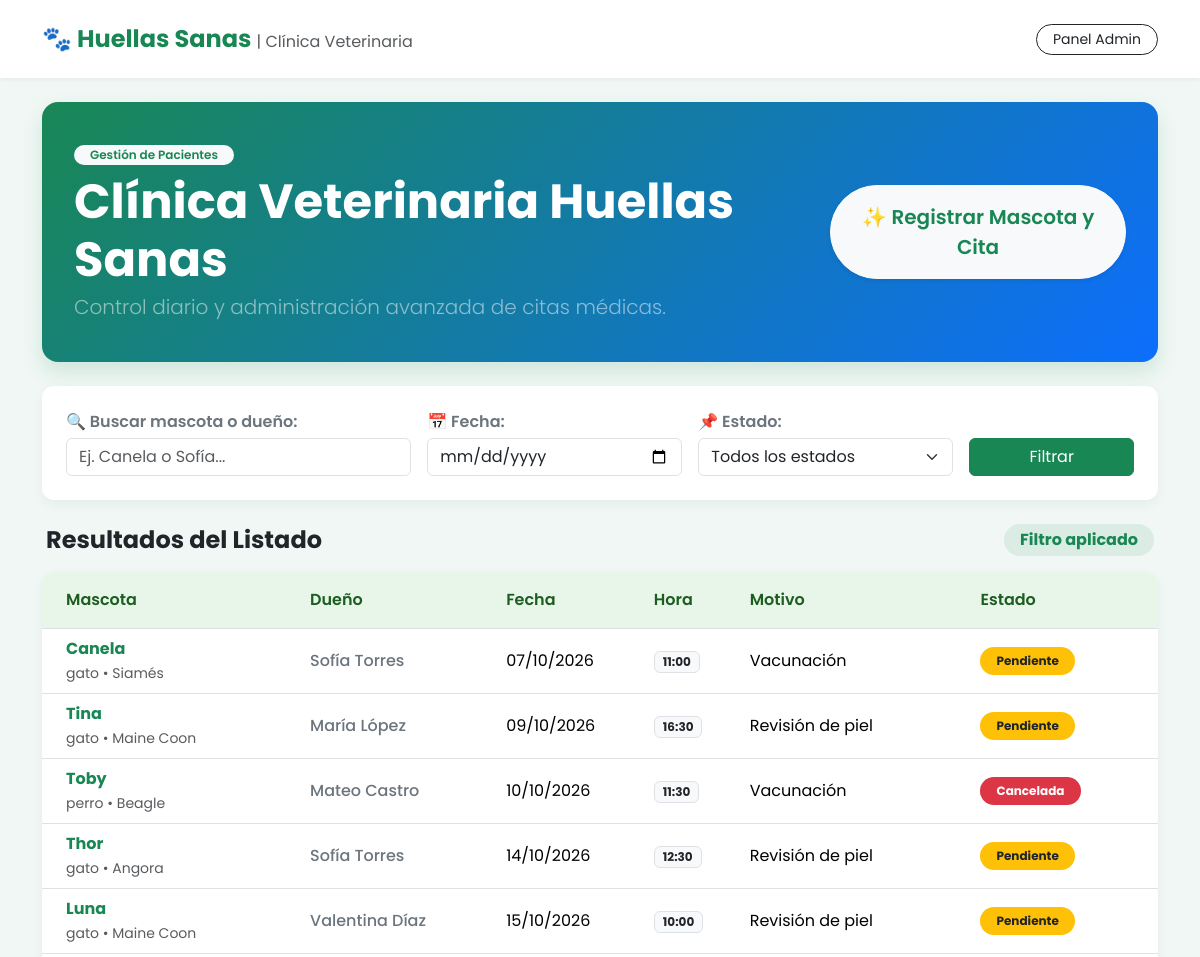
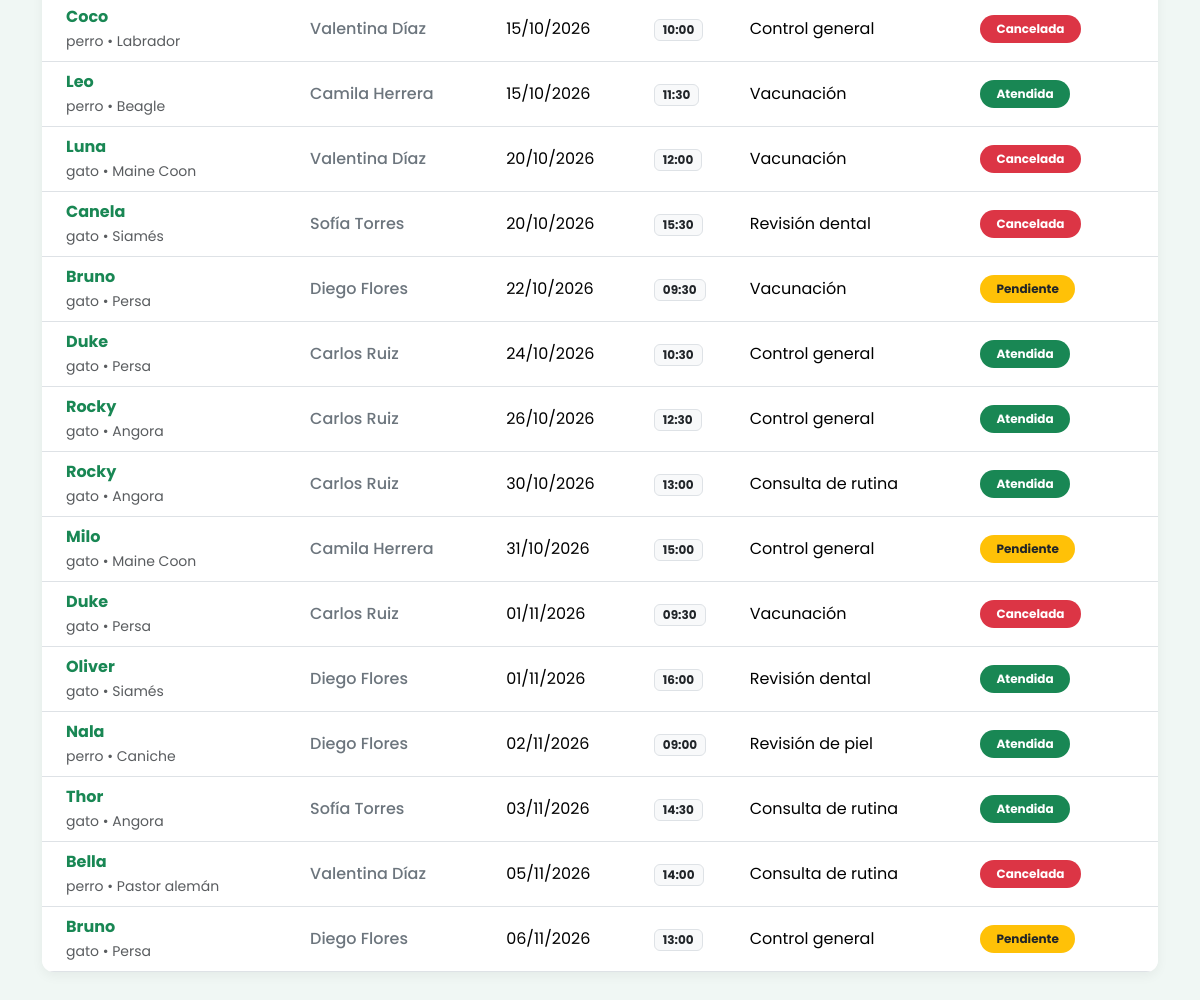
The app's page /mascotas/ with its own data (2 pictures, top to bottom).
### mascotas/models.py (models this page shows, shortened)
class Cita(models.Model):
    ESTADOS_CHOICES = [
        ("pendiente", "Pendiente"),
        ("atendida", "Atendida"),
        ("cancelada", "Cancelada"),
    ]
    mascota = models.ForeignKey(Mascota, on_delete=models.CASCADE)
    fecha = models.DateField()
    hora = models.TimeField()
    motivo = models.TextField()
    estado = models.CharField(
        max_length=20,
        choices=ESTADOS_CHOICES,
        default="pendiente",
    )

class Mascota(models.Model):
    nombre = models.CharField(max_length=255)
    especie = models.CharField(max_length=255)
    raza = models.CharField(max_length=255)
    nombre_dueno = models.CharField(max_length=255)

### mascotas/views.py (the view, shortened to what this page needs)
# urls.py: path('', views.listado_citas, name='citas'),
def listado_citas(request):
    fecha_parametro = request.GET.get("fecha")
    busqueda = request.GET.get("q", "").strip()
    estado_parametro = request.GET.get("estado", "").strip()
    error_fecha = None
    fecha_obj = None
    citas = Cita.objects.select_related("mascota").order_by("fecha", "hora")
    if busqueda:
        citas = citas.filter(
            Q(mascota__nombre__icontains=busqueda)
            | Q(mascota__nombre_dueno__icontains=busqueda)
        )
    if estado_parametro:
        citas = citas.filter(estado=estado_parametro)
    return render(
        request,
        "mascotas/listado_citas.html",
        {
            "citas": citas,
            "fecha": fecha_obj,
            "fecha_parametro": fecha_parametro,
            "busqueda": busqueda,
            "estado_parametro": estado_parametro,
            "error_fecha": error_fecha,
        },
    )

### mascotas/templates/mascotas/listado_citas.html (shortened to what this page needs)
<!doctype html>
<html lang="es">
<head>
    <link href="https://cdn.jsdelivr.net/npm/bootstrap@5.3.3/dist/css/bootstrap.min.css" rel="stylesheet">
</head>
<body>
    <nav class="navbar navbar-expand-lg navbar-light py-3 mb-4">
        <div class="container">
            <a class="navbar-brand fw-bold text-success fs-4" href="{% url 'citas' %}">
                🐾 Huellas Sanas <span class="text-muted fs-6 fw-normal">| Clínica Veterinaria</span>
            </a>
            <div class="ms-auto">
                <a href="/admin/" class="btn btn-outline-dark btn-sm rounded-pill px-3" target="_blank">Panel Admin</a>
            </div>
        </div>
    </nav>
    <main class="container pb-5">
        <div class="hero-banner mb-4 d-flex flex-column flex-md-row justify-content-between align-items-md-center gap-3">
            <div>
                <span class="badge bg-light text-success fw-semibold mb-2 px-3 py-1 rounded-pill">Gestión de Pacientes</span>
                <h1 class="display-5 fw-bold mb-1">Clínica Veterinaria Huellas Sanas</h1>
                <p class="lead text-white-50 mb-0">Control diario y administración avanzada de citas médicas.</p>
            </div>
            <div>
                <a class="btn btn-light btn-lg fw-semibold text-success shadow-sm px-4 py-3 rounded-pill" href="{% url 'registrar' %}">
                    ✨ Registrar Mascota y Cita
                </a>
            </div>
        </div>
        <section class="card mb-4 p-4">
            <form method="get" class="row g-3 align-items-end">
                <div class="col-12 col-md-4">
                    <label class="form-label fw-semibold text-secondary mb-1" for="q">🔍 Buscar mascota o dueño:</label>
                    <input class="form-control" type="text" id="q" name="q" value="{{ busqueda|default:'' }}" placeholder="Ej. Canela o Sofía...">
                </div>
                <div class="col-12 col-sm-6 col-md-3">
                    <label class="form-label fw-semibold text-secondary mb-1" for="fecha">📅 Fecha:</label>
                    <input class="form-control" type="date" id="fecha" name="fecha" value="{{ fecha_parametro|default:'' }}">
                </div>
                <div class="col-12 col-sm-6 col-md-3">
                    <label class="form-label fw-semibold text-secondary mb-1" for="estado">📌 Estado:</label>
                    <select class="form-select" id="estado" name="estado">
                        <option value="">Todos los estados</option>
                    </select>
                </div>
                <div class="col-12 col-md-2 d-flex gap-2">
                    <button class="btn btn-success w-100" type="submit">Filtrar</button>
                </div>
            </form>
        </section>
        {% if error_fecha %}
            <div class="alert alert-danger shadow-sm border-0" role="alert">{{ error_fecha }}</div>
        {% else %}
            <div class="d-flex justify-content-between align-items-center mb-3 px-1">
                <h2 class="h4 fw-bold text-dark mb-0">Resultados del Listado</h2>
                <span class="badge bg-success bg-opacity-10 text-success fs-6 px-3 py-2 rounded-pill">Filtro aplicado</span>
            </div>
            <div class="card overflow-hidden">
                <div class="table-responsive">
                    <table class="table table-hover align-middle mb-0">
                        <thead>
                            <tr>
                                <th scope="col" class="py-3 ps-4">Mascota</th>
                                <th scope="col" class="py-3">Dueño</th>
                                <th scope="col" class="py-3">Fecha</th>
                                <th scope="col" class="py-3">Hora</th>
                                <th scope="col" class="py-3">Motivo</th>
                                <th scope="col" class="py-3 pe-4">Estado</th>
                            </tr>
                        </thead>
                        <tbody>
                            {% for cita in citas %}
                                <tr>
                                    <td class="ps-4">
                                        <div class="fw-bold text-success">{{ cita.mascota.nombre }}</div>
                                        <small class="text-muted">{{ cita.mascota.especie }} • {{ cita.mascota.raza }}</small>
                                    </td>
                                    <td class="fw-medium text-secondary">{{ cita.mascota.nombre_dueno }}</td>
                                    <td>{{ cita.fecha|date:"d/m/Y" }}</td>
                                    <td><span class="badge bg-light text-dark border px-2 py-1">{{ cita.hora|time:"H:i" }}</span></td>
                                    <td class="text-truncate" style="max-width: 200px;">{{ cita.motivo }}</td>
                                    <td class="pe-4">
                                        {% if cita.estado == "pendiente" %}
                                            <span class="badge bg-warning text-dark px-3 py-2 rounded-pill">Pendiente</span>
                                        {% elif cita.estado == "atendida" %}
                                            <span class="badge bg-success px-3 py-2 rounded-pill">Atendida</span>
                                        {% elif cita.estado == "cancelada" %}
                                            <span class="badge bg-danger px-3 py-2 rounded-pill">Cancelada</span>
                                        {% else %}
                                            <span class="badge bg-secondary px-3 py-2 rounded-pill">{{ cita.get_estado_display }}</span>
                                        {% endif %}
                                    </td>
                                </tr>
                            {% endfor %}
                        </tbody>
                    </table>
                </div>
            </div>
        {% endif %}
    </main>
</body>
</html>

### mascotas/templates/mascotas/listado_citas.html (style rules this page uses)
body { font-family: 'Poppins', sans-serif; background-color: #f0f7f4; }
.hero-banner { background: linear-gradient(135deg, #198754 0%, #0d6efd 100%); color: white; border-radius: 1rem; padding: 2.5rem 2rem; box-shadow: 0 10px 20px rgba(25, 135, 84, 0.15); }
.card { border: none; border-radius: 0.75rem; box-shadow: 0 4px 12px rgba(0, 0, 0, 0.05); }
.table th { background-color: #e8f5e9 !important; color: #1b5e20; font-weight: 600; }
.navbar { background-color: #ffffff; box-shadow: 0 2px 4px rgba(0,0,0,0.05); }

### records on screen
Cita: mascota.nombre "Canela", mascota.especie "gato", mascota.raza "Siamés", mascota.nombre_dueno "Sofía Torres", fecha "07/10/2026", hora "11:00", motivo "Vacunación", estado "Pendiente"
Cita: mascota.nombre "Tina", mascota.especie "gato", mascota.raza "Maine Coon", mascota.nombre_dueno "María López", fecha "09/10/2026", hora "16:30", motivo "Revisión de piel", estado "Pendiente"
Cita: mascota.nombre "Toby", mascota.especie "perro", mascota.raza "Beagle", mascota.nombre_dueno "Mateo Castro", fecha "10/10/2026", hora "11:30", motivo "Vacunación", estado "Cancelada"
Cita: mascota.nombre "Thor", mascota.especie "gato", mascota.raza "Angora", mascota.nombre_dueno "Sofía Torres", fecha "14/10/2026", hora "12:30", motivo "Revisión de piel", estado "Pendiente"
Cita: mascota.nombre "Luna", mascota.especie "gato", mascota.raza "Maine Coon", mascota.nombre_dueno "Valentina Díaz", fecha "15/10/2026", hora "10:00", motivo "Revisión de piel", estado "Pendiente"
Cita: mascota.nombre "Coco", mascota.especie "perro", mascota.raza "Labrador", mascota.nombre_dueno "Valentina Díaz", fecha "15/10/2026", hora "10:00", motivo "Control general", estado "Cancelada"
Cita: mascota.nombre "Leo", mascota.especie "perro", mascota.raza "Beagle", mascota.nombre_dueno "Camila Herrera", fecha "15/10/2026", hora "11:30", motivo "Vacunación", estado "Atendida"
Cita: mascota.nombre "Luna", mascota.especie "gato", mascota.raza "Maine Coon", mascota.nombre_dueno "Valentina Díaz", fecha "20/10/2026", hora "12:00", motivo "Vacunación", estado "Cancelada"
Cita: mascota.nombre "Canela", mascota.especie "gato", mascota.raza "Siamés", mascota.nombre_dueno "Sofía Torres", fecha "20/10/2026", hora "15:30", motivo "Revisión dental", estado "Cancelada"
Cita: mascota.nombre "Bruno", mascota.especie "gato", mascota.raza "Persa", mascota.nombre_dueno "Diego Flores", fecha "22/10/2026", hora "09:30", motivo "Vacunación", estado "Pendiente"
Cita: mascota.nombre "Duke", mascota.especie "gato", mascota.raza "Persa", mascota.nombre_dueno "Carlos Ruiz", fecha "24/10/2026", hora "10:30", motivo "Control general", estado "Atendida"
Cita: mascota.nombre "Rocky", mascota.especie "gato", mascota.raza "Angora", mascota.nombre_dueno "Carlos Ruiz", fecha "26/10/2026", hora "12:30", motivo "Control general", estado "Atendida"
Cita: mascota.nombre "Rocky", mascota.especie "gato", mascota.raza "Angora", mascota.nombre_dueno "Carlos Ruiz", fecha "30/10/2026", hora "13:00", motivo "Consulta de rutina", estado "Atendida"
Cita: mascota.nombre "Milo", mascota.especie "gato", mascota.raza "Maine Coon", mascota.nombre_dueno "Camila Herrera", fecha "31/10/2026", hora "15:00", motivo "Control general", estado "Pendiente"
Cita: mascota.nombre "Duke", mascota.especie "gato", mascota.raza "Persa", mascota.nombre_dueno "Carlos Ruiz", fecha "01/11/2026", hora "09:30", motivo "Vacunación", estado "Cancelada"
Cita: mascota.nombre "Oliver", mascota.especie "gato", mascota.raza "Siamés", mascota.nombre_dueno "Diego Flores", fecha "01/11/2026", hora "16:00", motivo "Revisión dental", estado "Atendida"
Cita: mascota.nombre "Nala", mascota.especie "perro", mascota.raza "Caniche", mascota.nombre_dueno "Diego Flores", fecha "02/11/2026", hora "09:00", motivo "Revisión de piel", estado "Atendida"
Cita: mascota.nombre "Thor", mascota.especie "gato", mascota.raza "Angora", mascota.nombre_dueno "Sofía Torres", fecha "03/11/2026", hora "14:30", motivo "Consulta de rutina", estado "Atendida"
Cita: mascota.nombre "Bella", mascota.especie "perro", mascota.raza "Pastor alemán", mascota.nombre_dueno "Valentina Díaz", fecha "05/11/2026", hora "14:00", motivo "Consulta de rutina", estado "Cancelada"
Cita: mascota.nombre "Bruno", mascota.especie "gato", mascota.raza "Persa", mascota.nombre_dueno "Diego Flores", fecha "06/11/2026", hora "13:00", motivo "Control general", estado "Pendiente"
